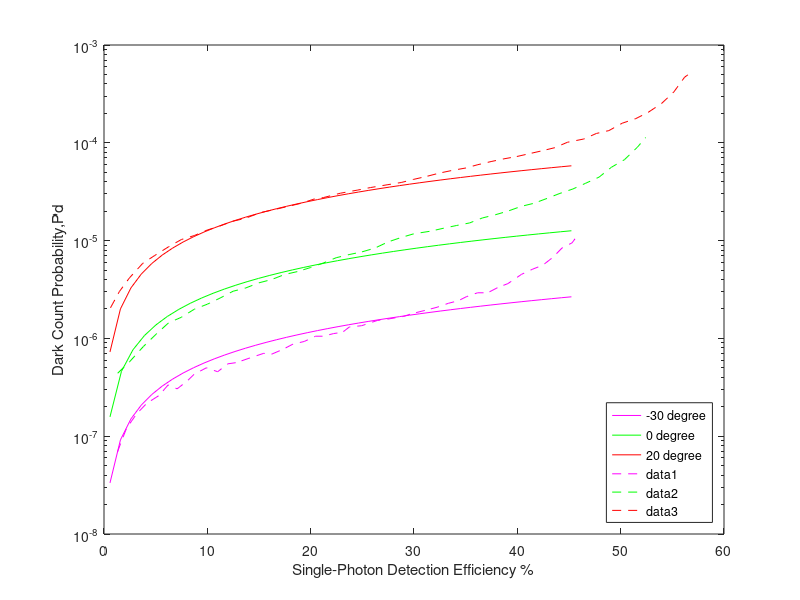

The MATLAB source for this figure:
%{
This Matlab code simulates darc count probability vs single
photon detection efficiency graph along with experimental value for 
-50,-30,0 and 20 degree celsius
%}
close all;
clear all;
clc;

%% list of parameter values
frequency=1e9;              %Gate frequency
delta_T=1/(frequency);      %time between successive gate pulse 
tou = 400e-12;              %in second ----- gate pulse width
tou_d=(delta_T-tou)/50 ;    %hold of time of the gate
electron_charge=1.6e-19;    % electron charge
N_0=0.10;                   %photon per pulse-----(+- 5%)
P_ph=1-exp(-N_0);           %probability of pulse containing photon
N_tr =1e8;                  % trapped carrier  per pulse
N_tr0 = 1e2;                % trapped carrier per pulse----- 1% of total carrier
I_DM = [.00045e-12 .001e-12 .001e-12    .1e-13];     % primary dark current......calibrated
M_o=[12 5 20 12];            %assumed
GB=30e9;                    %gain bandwidth product
c=0.01;                     %ration of trapped carries to the total carrier per avalanche pulse
Mg=1e8;                     %gaiger mode gain

tolarence_pd=1e-10;         %tolarance values for itterative algorithom 
tolarence_pon=1e-10;

 %%experimental values reading from csv file
Pd_blue_50c=csvread('blue_50c.csv');  %% -50 degree celsius
Pd_b=Pd_blue_50c(:,2)';
SPDE_b=Pd_blue_50c(:,1)';

Pd_olive_30c=csvread('olive_30c.csv'); %%-30 degree celsius
Pd_o=Pd_olive_30c(:,2)';
SPDE_o=Pd_olive_30c(:,1)';

Pd_green_0c=csvread('green_0c.csv');    %%zero degree celsius
Pd_g=Pd_green_0c(:,2)';
SPDE_g=Pd_green_0c(:,1)';

Pd_red_20c=csvread('red_20c.csv');      %%20 degree celsius
Pd_r=Pd_red_20c(:,2)';
SPDE_r=Pd_red_20c(:,1)';


len=[length(Pd_b)   length(Pd_o)    length(Pd_g)    length(Pd_r)];
        %%%% lenght of vectors to avoid matrix mismatch error

for j=1:4
    t_tr_star = M_o(j)/(2*pi*GB);
    Pava=linspace(0.01,.8,len(j));  %% avalanche probability
    for i=1:1:length(Pava)
        Pa=Pava(i);
        delta_pd=1;
        pd_val=0.01;     
        delta_pon=1;
        pon_val=0.02;
        pd_temp=0;
        pon_temp=0;
        iteration(j,i) =0;  %% counting iteration value for debugging 
        QE=0.550;           %%greater QE yields better range of SPDE
        while (tolarence_pd < delta_pd) && ( tolarence_pon  <  delta_pon )
            if tolarence_pd<delta_pd
                pd_temp=1-exp(-Pa*(I_DM(j)*tou/electron_charge + ...
                    I_DM(j).*(M_o(j) ).^2/(2*pi*electron_charge*GB)+...
                    pd_val*N_tr*((exp(tou/tou_d)-1)/(exp(delta_T/tou_d)-1)+...
                    (exp(t_tr_star/tou_d)-1)/(exp(delta_T/tou_d)-1))));
                delta_pd=pd_val-pd_temp;
                pd_val=pd_temp;
            end
            
            if tolarence_pd < delta_pd
                pon_temp = 1-exp(-Pa*(I_DM(j)*tou/electron_charge + ...
                    I_DM(j)*M_o(j).^2/(2*pi*electron_charge*GB)+...
                    pon_val*N_tr*((exp(tou/tou_d)-1)/(exp(delta_T/tou_d)-1)+...
                    (exp(t_tr_star/tou_d)-1)/(exp(delta_T/tou_d)-1)) + QE*N_0));
                delta_pon = pon_val - pon_temp;
                pon_val=pd_temp;
            end
            SPDE_temp=(pon_temp - pd_temp)/P_ph;
            QE=SPDE_temp/Pa;
            iteration(j,i) =iteration(j,i) +1;
        end
        
        SPDE(j,i)=100*SPDE_temp;
        Pd(j,i)=pd_temp;
        Pon(j,i)=pon_temp;
    end
    
end
%%plot simulated results 
semilogy(SPDE(2,:),Pd(2,:),'m',SPDE(3,:),Pd(3,:),'g',SPDE(4,:),Pd(4,:),'r');
xlabel('Single-Photon Detection Efficiency %');
ylabel('Dark Count Probability,Pd'); 
legend('-30 degree','0 degree','20 degree','Location','southeast');
hold on
%% plot experimental data along with simulated data
semilogy(SPDE_o,Pd_o,'m--',SPDE_g,Pd_g,'g--',SPDE_r,Pd_r,'r--')